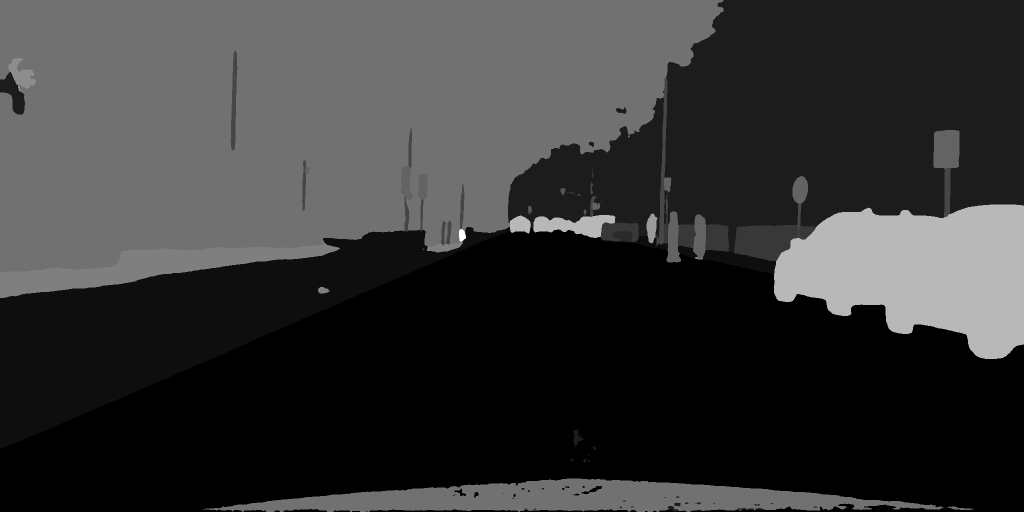
#> input picture path_to_output_train_id_image.png, 2048 x 1024 px (shown at 1/2 size)
$ python seg.py
#> lines starting #> are read from the running program, lines starting #| are printed output that depends on the picture
import numpy as np
import cv2

# Define the Cityscapes palette (B, G, R) for each class
cityscapes_palette = {
    0: [128, 64, 128],    # road
    1: [232, 35, 244],    # sidewalk
    2: [70, 70, 70],      # building
    3: [156, 102, 102],   # wall
    4: [153, 153, 190],   # fence
    5: [153, 153, 153],   # pole
    6: [30, 170, 250],    # traffic light
    7: [0, 220, 220],     # traffic sign
    8: [35, 142, 107],    # vegetation
    9: [152, 251, 152],   # terrain
    10: [180, 130, 0],    # sky
    11: [60, 20, 220],    # person
    12: [0, 0, 255],      # rider
    13: [142, 0, 0],      # car
    14: [70, 0, 0],       # truck
    15: [100, 60, 0],     # bus
    16: [100, 80, 0],     # train
    17: [230, 0, 0],      # motorcycle
    18: [32, 11, 119],    # bicycle
    255: [0, 0, 0]        # void
    # 7: [128, 64, 128],    # road
    # 8: [232, 35, 244],    # sidewalk
    # 11: [70, 70, 70],      # building
    # 12: [156, 102, 102],   # wall
    # 13: [153, 153, 190],   # fence
    # 17: [153, 153, 153],   # pole
    # 19: [30, 170, 250],    # traffic light
    # 20: [0, 220, 220],     # traffic sign
    # 21: [35, 142, 107],    # vegetation
    # 22: [152, 251, 152],   # terrain
    # 23: [180, 130, 0],    # sky
    # 24: [60, 20, 220],    # person
    # 25: [0, 0, 255],      # rider
    # 26: [142, 0, 0],      # car
    # 27: [70, 0, 0],       # truck
    # 28: [100, 60, 0],     # bus
    # 31: [100, 80, 0],     # train
    # 32: [230, 0, 0],      # motorcycle
    # 33: [32, 11, 119],    # bicycle
    # 0: [0, 0, 0]        # void
}

def convert_label_id_to_color(label_id_image):
    # Create an empty image with the same shape as label_id_image, but with 3 channels for BGR
    color_image = np.zeros((*label_id_image.shape, 3), dtype=np.uint8)
    print(label_id_image)

    for label_id, color in cityscapes_palette.items():
        print("label_id", label_id)
        print(color_image[label_id_image == label_id].shape)
        color_image[label_id_image == label_id] = color

    return color_image

# Load the label ID image
label_id_path = '../data/cityscapes/gtFine/train/aachen/aachen_000000_000019_gtFine_labelTrainIds.png'
label_id_path = 'mmsegmentation/work_dirs/format_results/aachen_000000_000019_leftImg8bit.png'
label_id_path = 'path_to_output_train_id_image.png'
label_id_image = cv2.imread(label_id_path, cv2.IMREAD_GRAYSCALE)
#> label_id_image is the input picture: shape (1024, 2048); min 0, max 18, mean 3.81

# Check if the image is loaded properly
if label_id_image is None:
    raise ValueError("Error loading label ID image")

# Convert label ID image to color image
color_image = convert_label_id_to_color(label_id_image)
#> (printed output is left out)
#> after the loop in convert_label_id_to_color, `for label_id, color in cityscapes_palette.items():`:
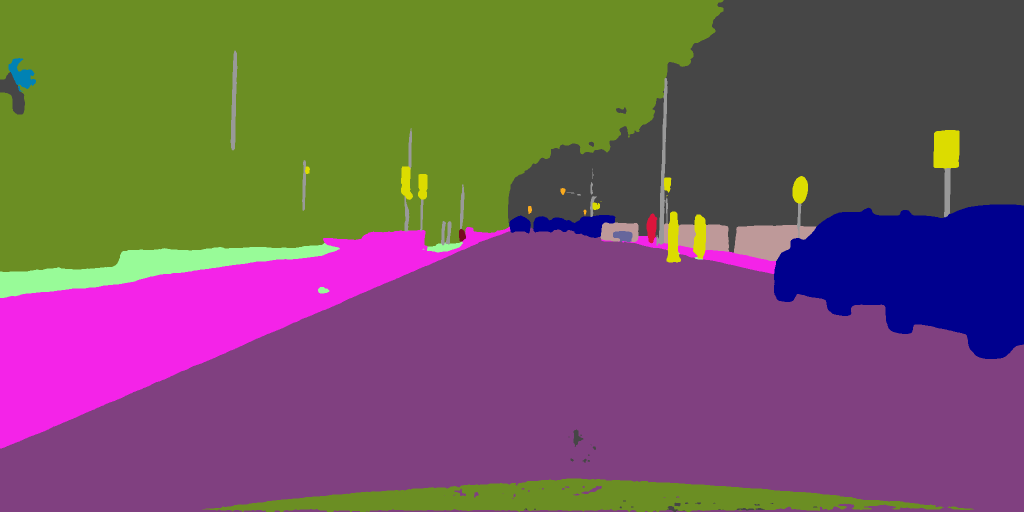
#> color_image: shape (1024, 2048, 3) (shown at 1/2 size); mean of channels 0, 1, 2 98.4, 87.9, 115.5; drawn as B, G, R

# Save or display the color image
output_path = 'seg_pred.png'
cv2.imwrite(output_path, color_image)
# cv2.imshow('Color Image', color_image)
# cv2.waitKey(0)
# cv2.destroyAllWindows()
